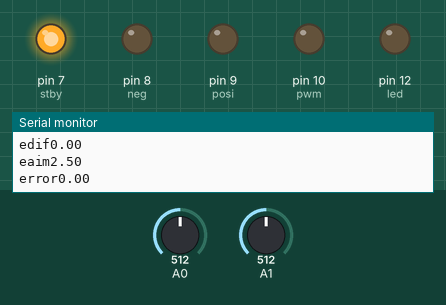
A sketch run on a simulated Arduino Uno, built with avr-gcc and run on an emulated ATmega328P. Shown: output pins drawn as LEDs (lit = HIGH), the last lines printed to the serial monitor. The test bench sets the inputs (shaded band); at power-on: A0 = 512, A1 = 512.

Above: at 1.3 s.
1.4 s: A0 set to 716
At 3.1 s:
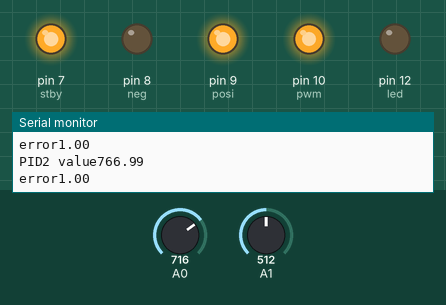
3.5 s: A1 set to 716
At 4.1 s:
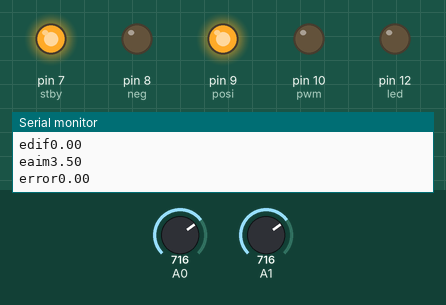
5.0 s: A0 set to 715
At 5.8 s:
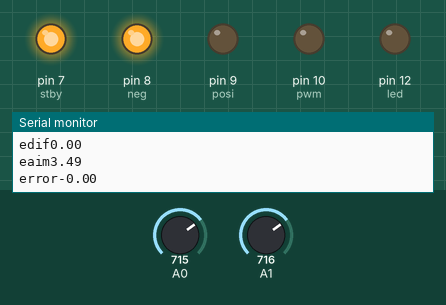
6.5 s: A1 set to 726
At 7.2 s:
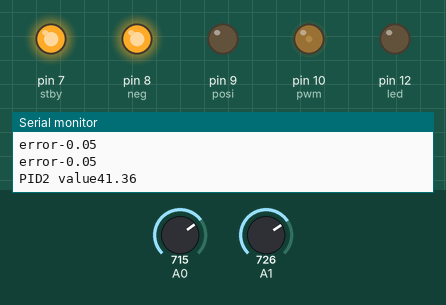
8.0 s: A0 set to 511
At 9.0 s:
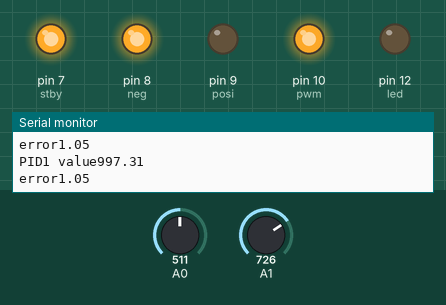
10.0 s: A1 set to 511
At 11.5 s:
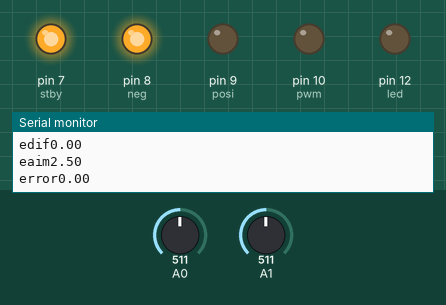
Timing chart, 0 to 12.5 s (numbered marks = the images above; inputs shaded):
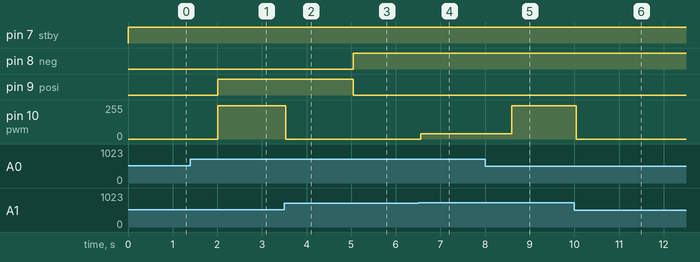

Measured:
- the behaviour switches between 716 and 715 on A0 (found by bisection; images 2 and 3)
- after the input at 1.4 s, pin 9 (posi): LOW → HIGH after 0.61 s; pin 10 (pwm): 0/255 → 250/255 after 0.61 s
- after the input at 3.5 s, pin 10 (pwm): 250/255 → 0/255 at once
- after the input at 5.0 s, pin 8 (neg): LOW → HIGH after 0.05 s; pin 9 (posi): HIGH → LOW after 0.05 s
- after the input at 6.5 s, pin 10 (pwm): 0/255 → 41/255 after 0.06 s
- after the input at 8.0 s, pin 10 (pwm): 41/255 → 250/255 after 0.60 s
- after the input at 10.0 s, pin 10 (pwm): 250/255 → 0/255 at once

The sketch:

__PID.ino
```cpp
float dt=0.01;
int esum=0;
float error1;
void setup() {
  Serial.begin(9600);
  pinMode(12,OUTPUT);//led
  pinMode(7,OUTPUT);//stby
  pinMode(8,OUTPUT);//neg
  pinMode(9,OUTPUT);//posi
  pinMode(10,OUTPUT);//pwm
  }
float pid1(float error){
    float kp=50;
    float ki=25;
    float kd=10;
    float ediff=(error1-error)/dt;
    float output=kp*error+esum*ki+ediff*kd;
    return output;
    }

float pid2(float error){
    float kp=30;
    float ki=15;
    float kd=8;
    float ediff=(error1-error)/dt;
    float output=kp*error+esum*ki+ediff*kd;
    return output;
    }


void loop(){
  digitalWrite(7,HIGH);
    label1:
 float eaim=analogRead(A0);
  eaim=eaim/1024*5;
  delay(500);
  float eaim1=analogRead(A0);
  eaim1=eaim1/1024*5;
  float edif=(eaim1-eaim)/eaim1;
  edif=abs(edif);
   Serial.print("edif");
   Serial.println(edif);
  if(edif>0.005){
    goto label1;
  }

eaim=analogRead(A0);//step 3
eaim=eaim/1024*5;
Serial.print("eaim");
Serial.println(eaim);

float enow=analogRead(A1);
float enow1=(enow/1024)*5;
float error=eaim-enow1;
Serial.print("error");
Serial.println(error);
if(error>0){
    digitalWrite(8,LOW);
    digitalWrite(9,HIGH);
    }
  else if(error<0){
     digitalWrite(9,LOW);
     digitalWrite(8,HIGH);
      }
      error=abs(error);
if(error>0.05){
  label2:
  if(error>1.0){
while(1){
float enow=analogRead(A1);
float enow1=enow/1024*5;
float error=eaim-enow1;
error=abs(error);
Serial.print("error");
Serial.println(error);
  esum+=error*dt;
  float value=pid1(error);
  value=abs(value);
   Serial.print("PID1 value");
   Serial.println(value);
   float error1=error;
  if(value>250){
    value=250;
    }
  analogWrite(10,value);
  delay(10);
  if(error<0.02){
    goto label1;
    }
  else{
    goto label2;
    }
  }}
else{
while(1){
float enow=analogRead(A1);
float enow1=enow/1024*5;
float error=eaim-enow1;
Serial.print("error");
Serial.println(error);
  esum+=error*dt;
  float value=pid2(error);
   value=abs(value);
   Serial.print("PID2 value");
  Serial.println(value);
  float error1=error;
  if(value>250){
    value=250;
    }

  analogWrite(10,value);
  delay(10);
  if(error<0.02){
    goto label1;
    }
  else{
    goto label2;
    }
  }
}}
 else{
    goto label1;
    }
 }
```
